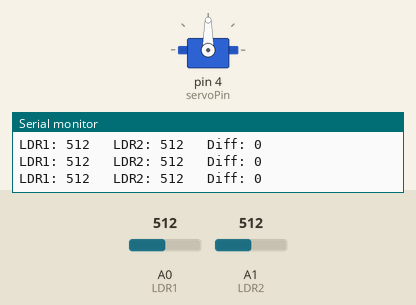
Recording of a sketch running on a simulated Arduino Uno, built with avr-gcc and run on an emulated ATmega328P. On the bench: servo, the last lines printed to the serial monitor. Inputs (shaded band) come from the test bench; at power-on: A0 (LDR1) = 512, A1 (LDR2) = 512.

Above: at 2.2 s.
2.3 s: A0 (LDR1) set to 525
At 3.5 s:
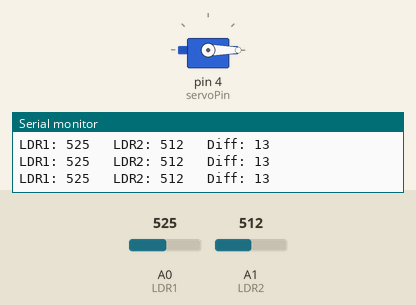
4.1 s: A1 (LDR2) set to 523
7.1 s: A1 (LDR2) set to 546
At 8.8 s:
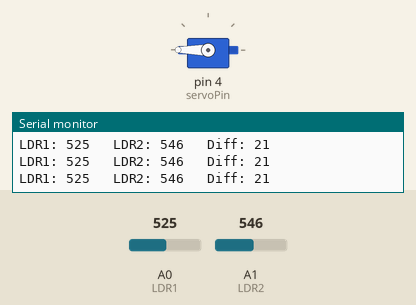
9.2 s: A0 (LDR1) set to 540
10.7 s: A0 (LDR1) set to 567
At 10.88 s:
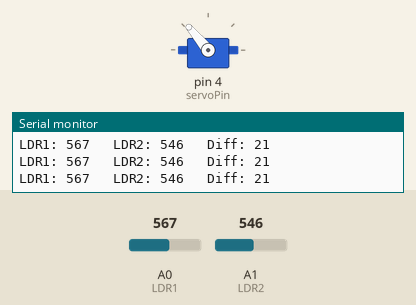
12.5 s: A0 (LDR1) set to 511
At 12.69 s:
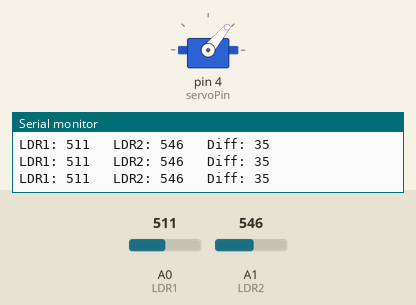
Timing chart, 0 to 15.5 s (numbered marks = the images above; inputs shaded):
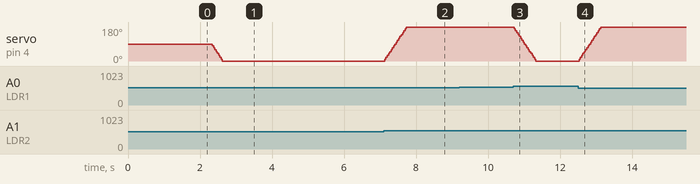

Measured:
- the behaviour switches between 517 and 518 on A0 (LDR1) (found by bisection; images 0 and 1)
- the behaviour switches between 530 and 531 on A1 (LDR2) (found by bisection; images 1 and 2)
- the behaviour switches between 551 and 552 on A0 (LDR1) (found by bisection; images 2 and 3)
- after the input at 2.3 s, servo on pin 4 (servoPin): moves from 90° to 0° over 0.28 s, starting at once
- after the input at 7.1 s, servo on pin 4 (servoPin): moves from 0° to 180° over 0.60 s, starting at once
- after the input at 10.7 s, servo on pin 4 (servoPin): moves from 180° to 0° over 0.60 s, starting at once
- after the input at 12.5 s, servo on pin 4 (servoPin): moves from 0° to 180° over 0.60 s, starting at once

The sketch:

code.ino
```cpp
#include <Servo.h>

Servo sg90;
int servoPos = 90;

int LDR1 = A0;
int LDR2 = A1;

int servoPin = 4;

int error = 5;

void setup()
{
  Serial.begin(9600);
  sg90.attach(servoPin);

  pinMode(LDR1, INPUT);
  pinMode(LDR2, INPUT);

  sg90.write(servoPos);
  delay(1000);
}

void loop()
{
  int R1 = analogRead(LDR1);
  int R2 = analogRead(LDR2);

  int diff = abs(R1 - R2);

  Serial.print("LDR1: ");
  Serial.print(R1);

  Serial.print("   ");

  Serial.print("LDR2: ");
  Serial.print(R2);

  Serial.print("   ");

  Serial.print("Diff: ");
  Serial.println(diff);

  if (diff > error)
  {
    if (R1 > R2)
    {
      servoPos-=10;
    }

    else if (R2 > R1)
    {
      servoPos +=10;
    }

    servoPos = constrain(servoPos, 0, 180);

    sg90.write(servoPos);
  }

  delay(15);
}
```
